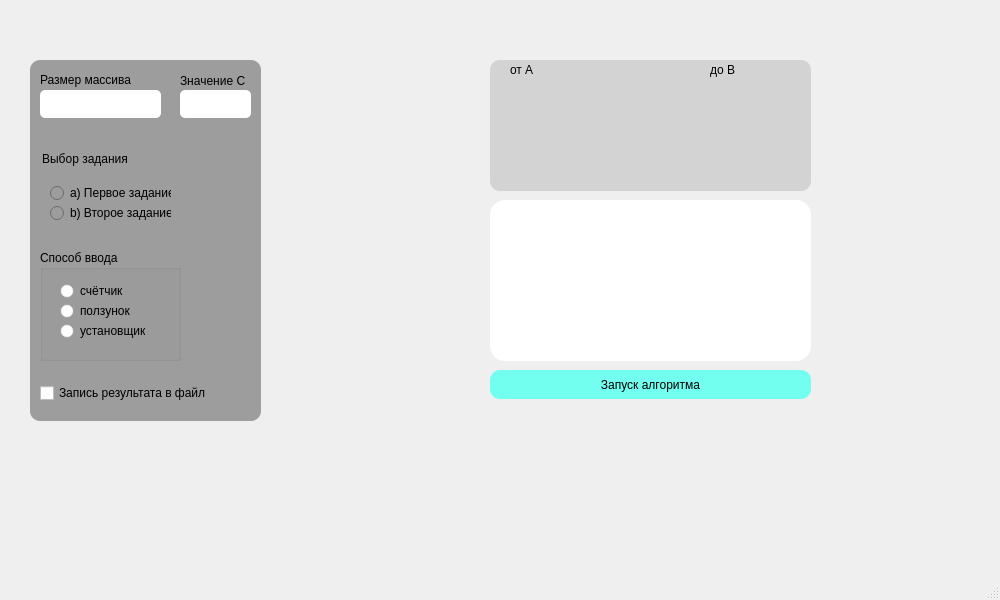
<?xml version="1.0" encoding="UTF-8"?>
<ui version="4.0">
 <class>MainWindow</class>
 <widget class="QMainWindow" name="MainWindow">
  <property name="geometry">
   <rect>
    <x>0</x>
    <y>0</y>
    <width>1000</width>
    <height>600</height>
   </rect>
  </property>
  <property name="maximumSize">
   <size>
    <width>1000</width>
    <height>600</height>
   </size>
  </property>
  <property name="windowTitle">
   <string>MainWindow</string>
  </property>
  <widget class="QWidget" name="centralwidget">
   <widget class="MyWidgetNEW" name="widget" native="true">
    <property name="geometry">
     <rect>
      <x>500</x>
      <y>80</y>
      <width>100</width>
      <height>100</height>
     </rect>
    </property>
   </widget>
   <widget class="MyWidgetNEW" name="widget_2" native="true">
    <property name="geometry">
     <rect>
      <x>700</x>
      <y>80</y>
      <width>100</width>
      <height>100</height>
     </rect>
    </property>
   </widget>
   <widget class="QLabel" name="label">
    <property name="geometry">
     <rect>
      <x>510</x>
      <y>60</y>
      <width>63</width>
      <height>20</height>
     </rect>
    </property>
    <property name="text">
     <string>от A</string>
    </property>
   </widget>
   <widget class="QLabel" name="label_2">
    <property name="geometry">
     <rect>
      <x>710</x>
      <y>60</y>
      <width>63</width>
      <height>20</height>
     </rect>
    </property>
    <property name="text">
     <string>до B</string>
    </property>
   </widget>
   <widget class="QGroupBox" name="groupBox">
    <property name="geometry">
     <rect>
      <x>40</x>
      <y>250</y>
      <width>141</width>
      <height>111</height>
     </rect>
    </property>
    <property name="title">
     <string>Способ ввода</string>
    </property>
    <widget class="QRadioButton" name="radioButton">
     <property name="geometry">
      <rect>
       <x>20</x>
       <y>30</y>
       <width>91</width>
       <height>22</height>
      </rect>
     </property>
     <property name="text">
      <string>счётчик</string>
     </property>
    </widget>
    <widget class="QRadioButton" name="radioButton_2">
     <property name="geometry">
      <rect>
       <x>20</x>
       <y>50</y>
       <width>91</width>
       <height>22</height>
      </rect>
     </property>
     <property name="text">
      <string>ползунок</string>
     </property>
    </widget>
    <widget class="QRadioButton" name="radioButton_3">
     <property name="geometry">
      <rect>
       <x>20</x>
       <y>70</y>
       <width>111</width>
       <height>22</height>
      </rect>
     </property>
     <property name="text">
      <string>установщик</string>
     </property>
    </widget>
   </widget>
   <widget class="QFrame" name="frame">
    <property name="geometry">
     <rect>
      <x>490</x>
      <y>60</y>
      <width>321</width>
      <height>131</height>
     </rect>
    </property>
    <property name="styleSheet">
     <string notr="true">background-color: rgb(211, 211, 211);
border-radius: 10px;</string>
    </property>
    <property name="frameShape">
     <enum>QFrame::StyledPanel</enum>
    </property>
    <property name="frameShadow">
     <enum>QFrame::Raised</enum>
    </property>
   </widget>
   <widget class="QCheckBox" name="checkBox">
    <property name="geometry">
     <rect>
      <x>40</x>
      <y>380</y>
      <width>211</width>
      <height>26</height>
     </rect>
    </property>
    <property name="text">
     <string>Запись результата в файл</string>
    </property>
   </widget>
   <widget class="QLineEdit" name="lineEdit">
    <property name="geometry">
     <rect>
      <x>40</x>
      <y>90</y>
      <width>121</width>
      <height>28</height>
     </rect>
    </property>
    <property name="styleSheet">
     <string notr="true">border-radius: 5px;
background-color: rgb(255, 255, 255);
</string>
    </property>
   </widget>
   <widget class="QLabel" name="label_3">
    <property name="geometry">
     <rect>
      <x>40</x>
      <y>70</y>
      <width>121</width>
      <height>20</height>
     </rect>
    </property>
    <property name="text">
     <string>Размер массива</string>
    </property>
   </widget>
   <widget class="QFrame" name="frame_2">
    <property name="geometry">
     <rect>
      <x>30</x>
      <y>60</y>
      <width>231</width>
      <height>361</height>
     </rect>
    </property>
    <property name="styleSheet">
     <string notr="true">background-color: rgb(157, 157, 157);
border-color: rgb(255, 88, 233);
border-radius: 10px;
</string>
    </property>
    <property name="frameShape">
     <enum>QFrame::StyledPanel</enum>
    </property>
    <property name="frameShadow">
     <enum>QFrame::Raised</enum>
    </property>
    <widget class="QGroupBox" name="groupBox_2">
     <property name="geometry">
      <rect>
       <x>10</x>
       <y>90</y>
       <width>131</width>
       <height>80</height>
      </rect>
     </property>
     <property name="styleSheet">
      <string notr="true">color: rgb(0, 0, 0);</string>
     </property>
     <property name="title">
      <string>Выбор задания</string>
     </property>
     <widget class="QRadioButton" name="radioButton_4">
      <property name="geometry">
       <rect>
        <x>10</x>
        <y>50</y>
        <width>121</width>
        <height>26</height>
       </rect>
      </property>
      <property name="text">
       <string>b) Второе задание</string>
      </property>
     </widget>
     <widget class="QRadioButton" name="radioButton_5">
      <property name="geometry">
       <rect>
        <x>10</x>
        <y>30</y>
        <width>121</width>
        <height>26</height>
       </rect>
      </property>
      <property name="text">
       <string>a) Первое задание</string>
      </property>
     </widget>
    </widget>
    <widget class="QLineEdit" name="lineEdit_2">
     <property name="geometry">
      <rect>
       <x>150</x>
       <y>30</y>
       <width>71</width>
       <height>28</height>
      </rect>
     </property>
     <property name="styleSheet">
      <string notr="true">background-color: rgb(255, 255, 255);
border-radius: 5px;</string>
     </property>
    </widget>
    <widget class="QLabel" name="label_4">
     <property name="geometry">
      <rect>
       <x>150</x>
       <y>10</y>
       <width>71</width>
       <height>21</height>
      </rect>
     </property>
     <property name="styleSheet">
      <string notr="true">color: rgb(0, 0, 0);</string>
     </property>
     <property name="text">
      <string>Значение С</string>
     </property>
    </widget>
    <zorder>groupBox_2</zorder>
    <zorder>label_4</zorder>
    <zorder>lineEdit_2</zorder>
   </widget>
   <widget class="QPushButton" name="pushButton">
    <property name="geometry">
     <rect>
      <x>490</x>
      <y>370</y>
      <width>321</width>
      <height>29</height>
     </rect>
    </property>
    <property name="styleSheet">
     <string notr="true">border-radius: 10px;
color: rgb(0, 0, 0);
background-color: rgb(114, 255, 239);</string>
    </property>
    <property name="text">
     <string>Запуск алгоритма</string>
    </property>
   </widget>
   <widget class="QTextEdit" name="textEdit">
    <property name="geometry">
     <rect>
      <x>490</x>
      <y>200</y>
      <width>321</width>
      <height>161</height>
     </rect>
    </property>
    <property name="styleSheet">
     <string notr="true">border-radius: 15px;
background-color: rgb(255, 255, 255);
border-color: rgb(255, 0, 4);</string>
    </property>
   </widget>
   <zorder>frame_2</zorder>
   <zorder>frame</zorder>
   <zorder>widget</zorder>
   <zorder>widget_2</zorder>
   <zorder>label</zorder>
   <zorder>label_2</zorder>
   <zorder>groupBox</zorder>
   <zorder>checkBox</zorder>
   <zorder>lineEdit</zorder>
   <zorder>label_3</zorder>
   <zorder>pushButton</zorder>
   <zorder>textEdit</zorder>
  </widget>
  <widget class="QMenuBar" name="menubar">
   <property name="geometry">
    <rect>
     <x>0</x>
     <y>0</y>
     <width>1000</width>
     <height>25</height>
    </rect>
   </property>
  </widget>
  <widget class="QStatusBar" name="statusbar"/>
 </widget>
 <customwidgets>
  <customwidget>
   <class>MyWidgetNEW</class>
   <extends>QWidget</extends>
   <header>mywidgetnew.h</header>
   <container>1</container>
  </customwidget>
 </customwidgets>
 <resources/>
 <connections/>
</ui>
